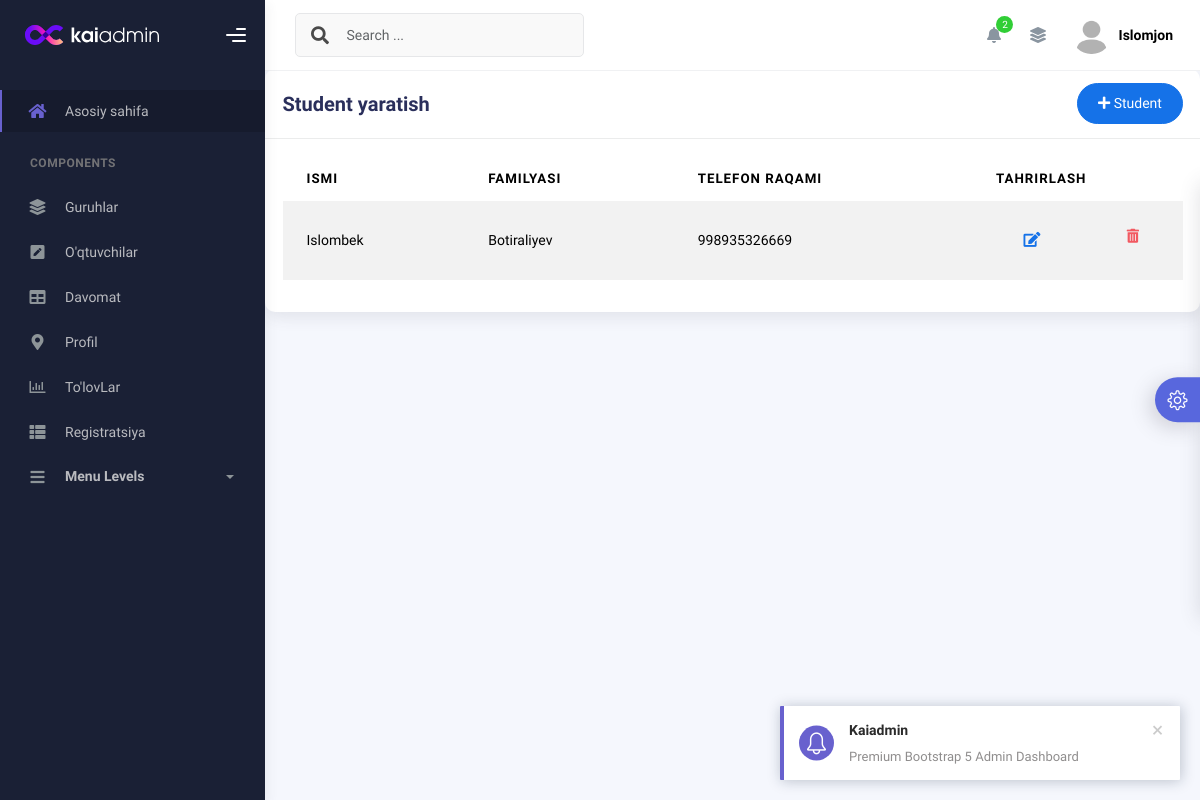
Screenshot of /students/1/ (signed in) with the database file from the repository.
### users/models.py (models this page shows, shortened)
class User(AbstractUser):
    USER_ROLE =(
        ('teacher','teacher'),
        ('admin','admin'),
    )
    image = models.ImageField(upload_to='profile_pics/', blank=True, null=True, default='profile_pics/default.jpg')
    phone_number = models.CharField(max_length=13, blank=True, null=True)
    address = models.CharField(max_length=200, blank=True, null=True)
    jobs = models.CharField(max_length=200, blank=True, null=True)
    user_role = models.CharField(max_length=100,choices=USER_ROLE,default="teacher")

class Student(models.Model):
    first_name = models.CharField(max_length=100)
    last_name = models.CharField(max_length=100)
    phone = models.CharField(max_length=15)
    group = models.ForeignKey(Group, on_delete=models.SET_NULL, null=True, blank=True, related_name='students')
    created_at = models.DateTimeField(auto_now_add=True)
    updated_at = models.DateTimeField(auto_now=True)

### users/student.py (the view)
# urls.py: path('students/<int:group_id>/', StudentListView.as_view(), name='student_list'),
class StudentListView(LoginRequiredMixin, ListView):
    model = Student
    template_name = 'users/student.html'
    context_object_name = 'students'
    def get_queryset(self):
        group_id = self.kwargs.get('group_id')
        group = get_object_or_404(Group, id=group_id)
        return Student.objects.filter(group=group)
    def get_context_data(self, **kwargs):
        context = super().get_context_data(**kwargs)
        context['form'] = StudentForm()
        return context

### users/forms.py (shortened to what this page needs)
class StudentForm(forms.ModelForm):
    class Meta:
        model = Student
        fields = ['first_name', 'last_name', 'phone']
        widgets = {
            'group': forms.HiddenInput()
        }

### users/templates/users/student.html (shortened to what this page needs)
{% extends 'base.html' %}
{% block content %}
<div class="container mt-10">
  <div class="col-md-12">
    <div class="card">
      <div class="card-header">
        <div class="d-flex align-items-center">
          <h4 class="card-title">Student yaratish</h4>
          <button
            class="btn btn-primary btn-round ms-auto"
            data-bs-toggle="modal"
            data-bs-target="#addRowModal"
          >
            <i class="fa fa-plus"></i>
            Student
          </button>
        </div>
      </div>
      <div class="card-body">
        <div class="table-responsive">
          <table id="add-row" class="display table table-striped table-hover">
            <thead>
              <tr>
                <th>Ismi</th>
                <th>Familyasi</th>
                <th>Telefon raqami</th>
                <th style="width: 10%">Tahrirlash</th>
              </tr>
            </thead>
            <tbody>
              {% for student in students %}
                <tr>
                  <td>{{ student.first_name }}</td>
                  <td>{{ student.last_name }}</td>
                  <td>{{ student.phone }}</td>
                  <td>
                    <div class="form-button-action">
                      <button
                        type="button"
                        class="btn btn-link btn-primary btn-lg"
                        data-bs-toggle="modal"
                        data-bs-target="#editStudentModal"
                        data-id="{{ student.id }}"
                        data-first-name="{{ student.first_name }}"
                        data-last-name="{{ student.last_name }}"
                        data-phone="{{ student.phone }}"
                      >
                        <i class="fa fa-edit"></i>
                      </button>
                      <button
                        type="button"
                        class="btn btn-link btn-danger delete-student"
                        data-id="{{ student.id }}"
                        data-name="{{ student.first_name }} {{ student.last_name }}"
                      >
                      </button>
                      <form method="post" action="{% url 'delete_student' student.id %}" style="display:inline-block;">
                        <a href="{% url 'delete_student' student.id %}" class="btn btn-link btn-danger">
                            <i class="fas fa-trash-alt"></i>
                        </a>
                    </form>
                    </div>
                  </td>
                </tr>
              {% empty %}
                <tr>
                  <td colspan="4">Hozircha studentlar yo'q</td>
                </tr>
              {% endfor %}
            </tbody>
          </table>
        </div>
      </div>
    </div>
  </div>
</div>
{% endblock %}

### templates/base.html (shortened to what this page needs)
{% load static %}
<!DOCTYPE html>
<html lang="en">
  <head>
    <link rel="stylesheet" href="{% static 'assets/css/register.css' %}">
    <link rel="stylesheet" href="{% static 'assets/css/bootstrap.min.css' %}" />
    <link rel="stylesheet" href="{% static 'assets/css/plugins.min.css' %}" />
    <link rel="stylesheet" href="{% static 'assets/css/kaiadmin.min.css' %}" />
    <link rel="stylesheet" href="{% static 'assets/css/demo.css' %}" />
  </head>
  <body>
    <div class="wrapper">
      <div class="sidebar" data-background-color="dark">
        <div class="sidebar-logo">
          <div class="logo-header" data-background-color="dark">
            <a href="index.html" class="logo">
              <img
                src="{% static 'assets/img/kaiadmin/logo_light.svg' %}"
                alt="navbar brand"
                class="navbar-brand"
                height="20"
              />
            </a>
            <div class="nav-toggle">
              <button class="btn btn-toggle toggle-sidebar">
                <i class="gg-menu-right"></i>
              </button>
            </div>
          </div>
        </div>
        <div class="sidebar-wrapper scrollbar scrollbar-inner">
          <div class="sidebar-content">
            <ul class="nav nav-secondary">
              <li class="nav-item active">
                  <a href="{% url 'dashboard' %}"><i class="fas fa-home"></i> Asosiy sahifa</a>
              </li>
              <li class="nav-section">
                <h4 class="text-section">Components</h4>
              </li>
              <li class="nav-item">
                  <a href=" {% url 'group_payment'  %}"><i class="fas fa-layer-group"></i>Guruhlar</a>
              </li>
              <li class="nav-item">
                  <a href="{% url 'teacher' %}"><i class="fas fa-pen-square"></i> O'qtuvchilar</a>
              </li>
              <li class="nav-item">
                  <a href=""> <i class="fas fa-table"></i> Davomat</a>
              </li>
              <li class="nav-item">
                  <a href=""><i class="fas fa-map-marker-alt"></i> Profil</a>
              </li>
              <li class="nav-item">
                  <a href=""><i class="far fa-chart-bar"></i> To'lovLar</a>
              </li>
              <li class="nav-item">
                <a href="{% url 'register' %}"><i class="fas fa-th-list"></i> Registratsiya</a>
            </li>
              <li class="nav-item">
                <a data-bs-toggle="collapse" href="#submenu">
                  <i class="fas fa-bars"></i>
                  <p>Menu Levels</p>
                  <span class="caret"></span>
                </a>
              </li>
            </ul>
          </div>
        </div>
      </div>
      <div class="main-panel">
        <div class="main-header">
          <nav
            class="navbar navbar-header navbar-header-transparent navbar-expand-lg border-bottom"
          >
            <div class="container-fluid">
              <nav
                class="navbar navbar-header-left navbar-expand-lg navbar-form nav-search p-0 d-none d-lg-flex"
              >
                <div class="input-group">
                  <div class="input-group-prepend">
                    <button type="submit" class="btn btn-search pe-1">
                      <i class="fa fa-search search-icon"></i>
                    </button>
                  </div>
                  <input
                    type="text"
                    placeholder="Search ..."
                    class="form-control"
                  />
                </div>
              </nav>
              <ul class="navbar-nav topbar-nav ms-md-auto align-items-center">
                <li class="nav-item topbar-icon dropdown hidden-caret">
                  <a
                    class="nav-link dropdown-toggle"
                    href="#"
                    id="notifDropdown"
                    role="button"
                    data-bs-toggle="dropdown"
                    aria-haspopup="true"
                    aria-expanded="false"
                  >
                    <i class="fa fa-bell"></i>
                    <span class="notification">2</span>
                  </a>
                </li>
                <li class="nav-item topbar-icon dropdown hidden-caret">
                  <a
                    class="nav-link"
                    data-bs-toggle="dropdown"
                    href="#"
                    aria-expanded="false"
                  >
                    <i class="fas fa-layer-group"></i>
                  </a>
                </li>
                <li class="nav-item topbar-user dropdown hidden-caret">
                  <a
                    class="dropdown-toggle profile-pic"
                    data-bs-toggle="dropdown"
                    href="#"
                    aria-expanded="false"
                  >
                    <div class="avatar-sm">
                      <img
                        src="{{user.image.url}}"
                        alt="..."
                        class="avatar-img rounded-circle"
                      />
                    </div>
                    <span class="profile-username">
                      <span class="fw-bold">{{user.first_name}}</span>
                    </span>
                  </a>
                </li>
              </ul>
            </div>
          </nav>
        </div>
        {% block content %}
        {% endblock content %}
      </div>
      <div class="custom-template">
        <div class="custom-toggle">
          <i class="icon-settings"></i>
        </div>
      </div>
    </div>
  </body>
</html>

### static/assets/css/register.css (style rules this page uses)
.btn-primary { background-color: #4a90e2; color: white; padding: 14px 20px; border: none; border-radius: 6px; font-size: 16px; font-weight: 600; cursor: pointer; transition: background-color 0.3s ease; }

### static/assets/css/demo.css (style rules this page uses)
.custom-template { position: fixed; top: 50%; transform: translateY(-50%); right: -325px; width: 325px; height: max-content; display: block; z-index: 1; background: #ffffff; transition: all .3s; z-index: 1003; box-shadow: -1px 1px 20px rgba(69, 65, 78, 0.15); border-top-left-radius: 5px; border-bottom-left-radius: 5px; transition: all .5s; }
.custom-template .custom-toggle { position: absolute; width: 45px; height: 45px; background: #5867dd; top: 50%; left: -45px; transform: translateY(-50%); display: flex; align-items: center; justify-content: center; text-align: center; border-top-left-radius: 30px; border-bottom-left-radius: 30px; cursor: pointer; color: #ffffff; box-shadow: -5px 5px 20px rgba(69, 65, 78, 0.21); }
.custom-template .custom-toggle i { font-size: 20px; animation: 1.3s spin linear infinite; }

### rows the page displays
User: image (placeholder picture), first_name "Islomjon"
Student: first_name "Islombek", last_name "Botiraliyev", phone "998935326669"
